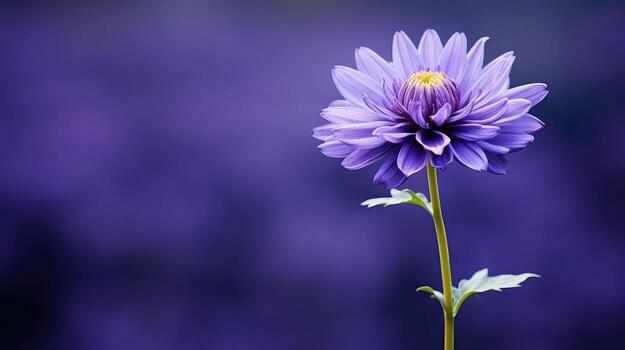
#> input picture Convolution/2D/Feature_Extraction/input.jpg, 625 x 350 px
$ python preprocess.py
#> lines starting #> are read from the running program, lines starting #| are printed output that depends on the picture
import cv2
import numpy as np
import sys

# 1. Load Image
img_path = 'input.jpg'
# Read as Grayscale (0 flag). 2D Convolution is easier to learn on 1 channel first.
img = cv2.imread(img_path, 0)
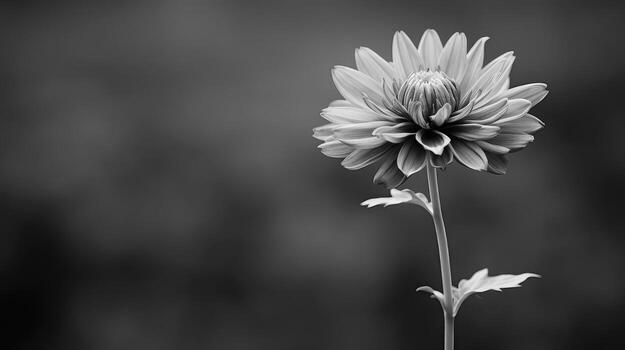
#> img: shape (350, 625); min 0, max 255, mean 68.5

if img is None:
    print("Error: Could not find input.jpg")
    sys.exit()

height, width = img.shape
#> height = 350; width = 625
print(f"Image Loaded: {width}x{height}")
#| Image Loaded: 625x350

# 2. Save to text file
# Format:
# Line 1: Width Height
# Line 2: pixel pixel pixel ...
with open("img_data.txt", "w") as f:
    f.write(f"{width} {height}\n")
    # Save the array as a long space-separated string
    img.flatten().tofile(f, sep=" ", format="%d")

print("Success! Converted image to 'img_data.txt'")
